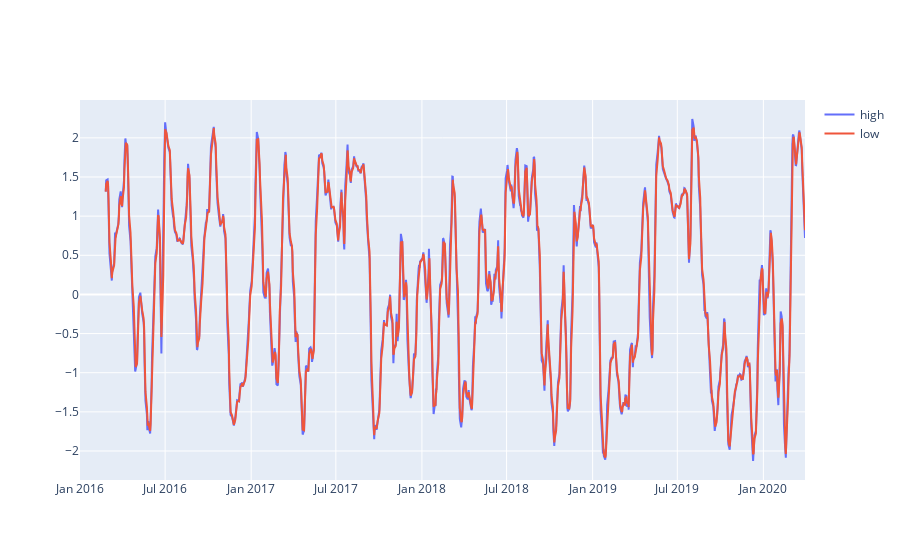

Notebook source saved alongside this figure:
### Code cell
zscores_frame = zscore_moving_avg.to_frame()
#print(zscores_frame)
macd_high = zscore_moving_avg.ewm(span=macd_fast, adjust=False).mean()
macd_low = zscore_moving_avg.ewm(span=macd_slow, adjust=False).mean()
#macd_high = exp1-exp2
#macd_low = macd.ewm(span=9, adjust=False).mean()


plt.figure(figsize=(15,7))
fig = go.Figure()

#print(macd_low)
fig.add_trace(go.Scatter(x=macd_high.index, y=macd_high,
                    mode='lines',
                    name='high'))

fig.add_trace(go.Scatter(x=macd_low.index, y=macd_low,
                    mode='lines',
                    name='low'))



fig.show()

### Figure 1 — Plotly figure (JSON) as saved in the notebook; plotly's stock layout.template omitted (floating-point values rounded to 4 significant figures; data arrays with more than 128 entries replaced by an {"elided": "..."} marker saying what was removed)
{"data": [{"mode": "lines", "name": "high", "type": "scatter", "x": {"elided": "1121 str values"}, "y": {"elided": "1121 float values"}}, {"mode": "lines", "name": "low", "type": "scatter", "x": {"elided": "1121 str values"}, "y": {"elided": "1121 float values"}}], "layout": {}}
